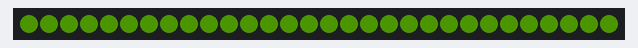
Simulated run of this sketch. Board: Arduino Leonardo, built with avr-gcc and run on an emulated ATmega32U4. Shown: 30 RGB LEDs in strip order, left to right. Dim RGB values are drawn brighter than linear.

Above: at 0.16 s.
At 4.98 s:
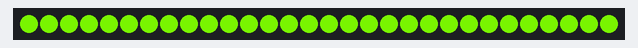

Measured:
- by itself, everything shown: repeats every 9.8 s, in 22 steps

The sketch:

fireflyBelt.ino
```cpp
#include "LPD8806.h"
#include "SPI.h"

// Firefly like blink based on Photinus Macdermotti Firefly.
// Blink duration is a little longer than real life but overall timing is close.
// https://legacy.mos.org/fireflywatch/images/MOS_FFW_Firefly_Flash_Chart.pdf
// Code is based on the Ada Fruit LED belt example.
// https://learn.adafruit.com/digital-led-belt
//
// Patrick Auld, patrick@patrickauld.com
//
// NOTE: WILL NOT WORK ON TRINKET OR GEMMA due to floating-point math
/*****************************************************************************/

#if defined(USB_SERIAL) || defined(USB_SERIAL_ADAFRUIT)
// this is for teensyduino support
int dataPin = 2;
int clockPin = 1;
#else
// these are the pins we use for the LED belt kit using
// the Leonardo pinouts
int dataPin = 16;
int clockPin = 15;
#endif

LPD8806 strip = LPD8806(30, dataPin, clockPin);

void setup() {
  // Start up the LED strip
  strip.begin();

  // Update the strip, to start they are all 'off'
  strip.show();
}

void toColor(uint32_t c, uint8_t wait);
int fireFlyBlink(int endLevel);
void firefly();

void loop() {
  firefly();
}

int fireFlyBlink(int endLevel){
  int maxR = 50;
  int maxG = 127;
  int maxB = 1;
  int inInterval = 127;
  int rStep = inInterval/maxR;
  int gStep = inInterval/maxG;
  int bStep = inInterval/maxB;
  int inDelay = 1;
  for( int i = endLevel; i < inInterval; i++) {
    uint32_t color = strip.Color(i/rStep, i/gStep,i/bStep);
    int colored = inInterval - i;
    toColor(color, inDelay);
  }

  int outInterval = 127;
  int outDelay = 7;
  for( int i = outInterval; i > endLevel; i--) {
    uint32_t color = strip.Color(i/rStep, i/gStep,i/bStep);
    int colored = outInterval - i;
    toColor(color, outDelay);
  }
  return (outInterval-endLevel)*outDelay + (inInterval-endLevel)*inDelay;
}

void firefly(){
  int t = fireFlyBlink(10);
  delay(2000-t);
  t = fireFlyBlink(10);
  delay(4000-t);
}

void toColor(uint32_t color, uint8_t wait) {
  for (int i=0; i < strip.numPixels(); i++) {
    strip.setPixelColor(i, color);
  }
  strip.show();
  delay(wait);
}
```
